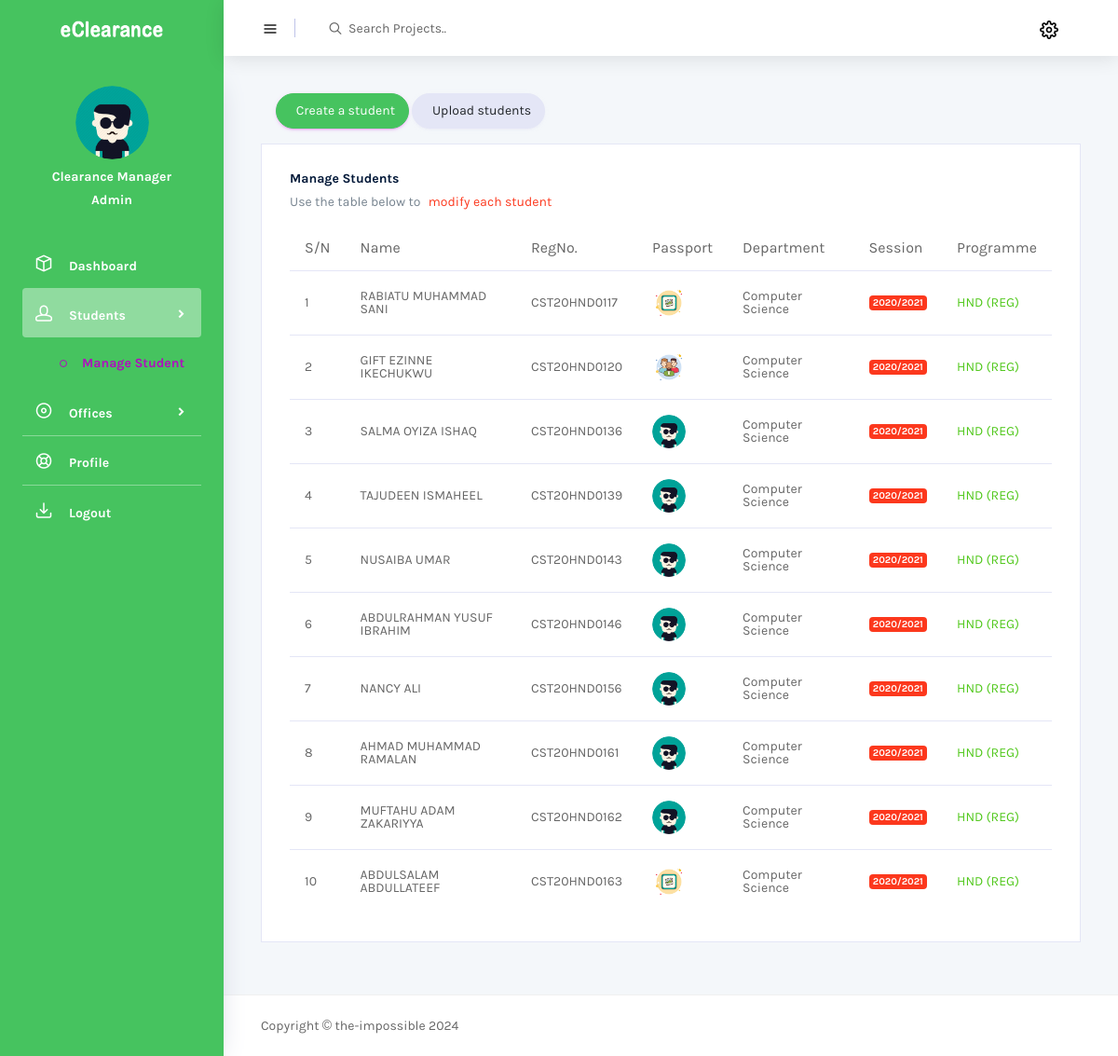
The app's page /manage_student (signed in), older data.
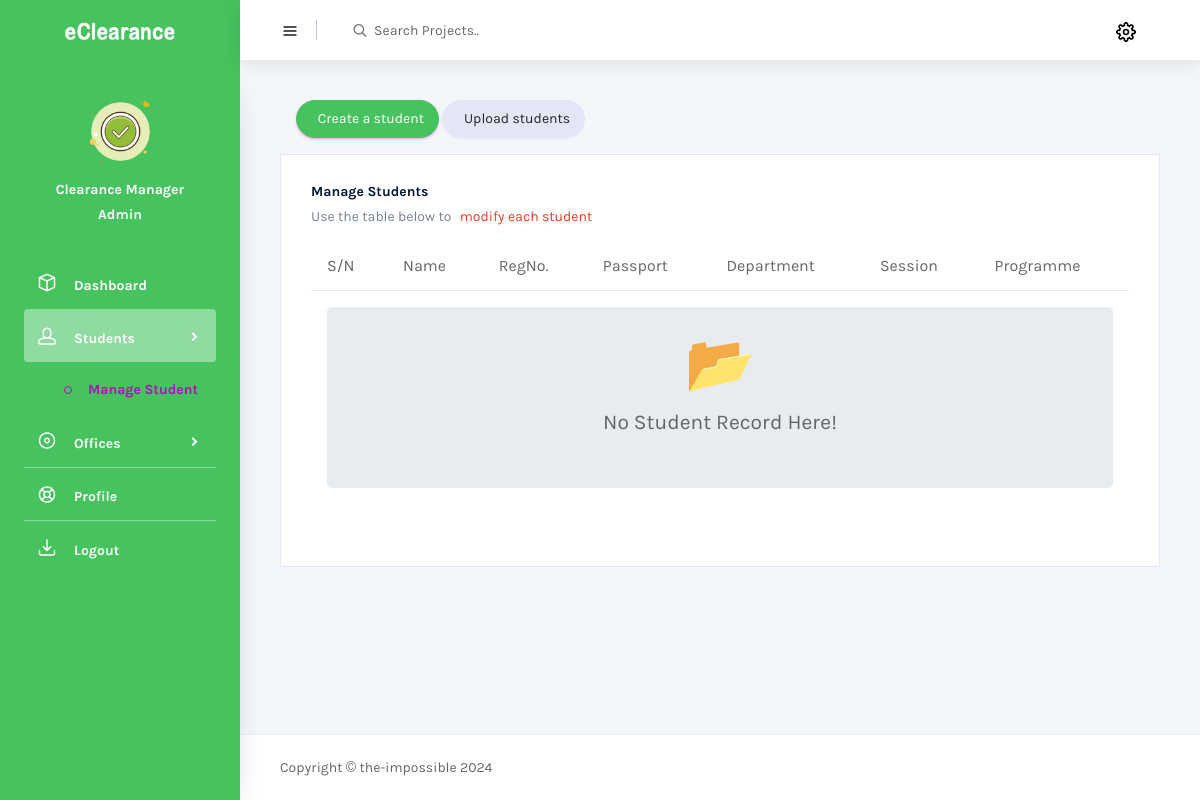
The same page, newer data.
### eClearanceAuth/models.py (models this page shows, shortened)
class User(AbstractBaseUser, PermissionsMixin):
    user_id = models.UUIDField(
        default=uuid.uuid4, primary_key=True, unique=True, editable=False)
    username = models.CharField(max_length=100, db_index=True,
                                unique=True, verbose_name='reg number', blank=True)
    passport = models.ImageField(
        default='img/user.png', upload_to='uploads/passport/', null=True)
    user_type = models.ForeignKey(
        to="UserType", on_delete=models.CASCADE, blank=True, null=True,)
    name = models.CharField(
        max_length=100, db_index=True, blank=True, null=True)
    date_joined = models.DateTimeField(
        verbose_name='date_joined', auto_now_add=True)
    last_login = models.DateTimeField(
        verbose_name='last_login', auto_now=True, null=True)
    is_active = models.BooleanField(default=True)
    is_staff = models.BooleanField(default=False)
    is_superuser = models.BooleanField(default=False)
    USERNAME_FIELD = 'username'
    REQUIRED_FIELDS = ['name',]
    objects = UserManager()
    class Meta:
        db_table = 'Users'
        verbose_name_plural = 'Users'

class StudentProfile(models.Model):
    stud_id = models.UUIDField(
        default=uuid.uuid4, primary_key=True, unique=True, editable=False)
    user = models.OneToOneField(
        to="User", on_delete=models.CASCADE, blank=True)
    department = models.ForeignKey(
        to="Department", on_delete=models.CASCADE, blank=True)
    session = models.ForeignKey(
        to="Session", on_delete=models.CASCADE, blank=True)
    programme = models.ForeignKey(
        to="Programme", on_delete=models.CASCADE, blank=True)
    date_joined = models.DateTimeField(
        verbose_name='date_joined', auto_now_add=True)
    class Meta:
        db_table = 'Student Profile'
        verbose_name_plural = 'Student Profile'

class Department(models.Model):
    dept_id = models.UUIDField(
        default=uuid.uuid4, primary_key=True, unique=True, editable=False)
    dept_title = models.CharField(max_length=30, unique=True)
    def __str__(self):
        return self.dept_title
    class Meta:
        db_table = 'Department'
        verbose_name_plural = 'Departments'

class Session(models.Model):
    session_title = models.CharField(max_length=9, unique=True)
    session_description = models.CharField(
        max_length=100, blank=True, null=True)
    def __str__(self):
        return self.session_title
    class Meta:
        db_table = 'Session'
        verbose_name_plural = 'Sessions'

class Programme(models.Model):
    programme_title = models.CharField(max_length=30, unique=True)
    programme_description = models.CharField(
        max_length=100, blank=True, null=True)
    def __str__(self):
        return self.programme_title
    class Meta:
        db_table = 'Programme'
        verbose_name_plural = 'Programmes'

class UserType(models.Model):
    user_type = models.CharField(max_length=100, unique=True)
    def __str__(self):
        return self.user_type
    class Meta:
        db_table = 'user type'
        verbose_name_plural = 'user type'

### eClearanceAuth/views.py (the view, shortened to what this page needs)
# urls.py: path('manage_student', ManageStudentView.as_view(), name="manage_student"),
class ManageStudentView(LoginRequiredMixin, ListView):
    template_name = "backend/admin/manage_student.html"
    model = StudentProfile
    form_class = CreateSingleStudentForm
    second_form_class = CreateMultipleStudentForm
    queryset = StudentProfile.objects.all().order_by('-date_joined')
    def get_context_data(self, **kwargs):
        context = super().get_context_data(**kwargs)
        context["form1"] = self.form_class
        context["form2"] = self.second_form_class
        return context

### Templates/backend/admin/manage_student.html (shortened to what this page needs)
{% extends 'base.html' %}
{% load static %}
{% load crispy_forms_tags %}
{% block head %}{% include 'partials/auth_head.html' %}{% endblock head %}
{% block body %}
  <div class="container-scroller">
    {% block nav %}{% include 'partials/auth_nav.html' %}{% endblock nav %}
    <div class="container-fluid page-body-wrapper">
      {% include 'partials/auth_sidebar.html' %}
      <div class="main-panel">
        <div class="content-wrapper">
          <div class="row">
            <div class="col.lg-12 grid-margin">
              <button type="button" class="btn rounded-pill btn-primary ml-4" data-toggle="modal"
              data-target="#single">
                &nbsp; Create a student
              </button>
              <button type="button" class="btn rounded-pill btn-secondary" data-toggle="modal"
              data-target="#multiple">
                &nbsp; Upload students
              </button>
            </div>
            <div class="col-lg-12 grid-margin stretch-card">
              <div class="card">
                <div class="card-body">
                  <h4 class="card-title">Manage Students</h4>
                  <p class="card-description">
                    Use the table below to  <code>modify each student</code>
                  </p>
                  <div class="table-responsive">
                    <table class="table table-hover">
                      <thead>
                        <tr>
                          <th>S/N</th>
                          <th>Name</th>
                          <th>RegNo.</th>
                          <th>Passport</th>
                          <th>Department</th>
                          <th>Session</th>
                          <th>Programme</th>
                        </tr>
                      </thead>
                      <tbody>
                        {% if object_list %}
                          {% for object in object_list %}
                            <tr>
                              <td>{{forloop.counter}}</td>
                              <td>{{object.user.name|upper}}</td>
                              <td>{{object.user.username}}</td>
                              <td>
                                <a href="{% url 'auth:update_student' object.user.pk %}"> <img src="{{object.user.passport.url}}" alt="passport"></a>
                              </td>
                              <td>{{object.department}}</td>
                              <td><label class="badge badge-danger">{{object.session}}</label></td>
                              <td class="text-success"> {{object.programme}} </td>
                            </tr>
                          {% endfor %}
                        {% else %}
                        <tr>
                          <td colspan="12">
                            <div class="jumbotron text-center p-5">
                              <p style="font-size: 4em;">📂</p> <br> <br>
                              <p style="font-size: 1.5em;">No Student Record Here!</p>
                            </div>
                          </td>
                        </tr>
                        {% endif %}
                      </tbody>
                    </table>
                  </div>
                </div>
              </div>
            </div>
          </div>
        </div>
        {% block footer %}{% include 'partials/auth_footer.html' %}{% endblock footer %}
      </div>
    </div>
  </div>
{% endblock body %}

### Templates/partials/auth_sidebar.html (shortened to what this page needs)
{% load static %}
<nav class="sidebar sidebar-offcanvas" id="sidebar">
    <div class="user-profile">
      <div class="user-image">
        <img src="{{ request.user.passport.url }}">
      </div>
      <div class="user-name">
          {{ request.user.name }}
      </div>
      <div class="user-designation">
          {{ request.user.user_type }}
      </div>
    </div>
    <ul class="nav">
      <li class="nav-item">
        <a class="nav-link" href="{% url 'auth:dashboard' %}">
          <i class="icon-box menu-icon"></i>
          <span class="menu-title">Dashboard</span>
        </a>
      </li>
      {% if request.user.user_type.user_type == "Admin" %}
      <li class="nav-item">
        <a class="nav-link" data-toggle="collapse" href="#ui-basic" aria-expanded="false" aria-controls="ui-basic">
          <i class="icon-head menu-icon"></i>
          <span class="menu-title">Students</span>
          <i class="menu-arrow"></i>
        </a>
        <div class="collapse" id="ui-basic">
          <ul class="nav flex-column sub-menu">
            <li class="nav-item"> <a class="nav-link" href="{% url 'auth:manage_student' %}">Manage Student</a></li>
          </ul>
        </div>
      </li>
      <li class="nav-item">
        <a class="nav-link" data-toggle="collapse" href="#ui-office" aria-expanded="false" aria-controls="ui-office">
          <i class="icon-disc menu-icon"></i>
          <span class="menu-title">Offices</span>
          <i class="menu-arrow"></i>
        </a>
      </li>
      {% endif %}
      <li class="nav-item">
        {% if request.user.user_type.user_type == "Student" %}
        <a class="nav-link"
        href="{% url 'auth:update_student_profile' request.user.pk %}">
        <i class="icon-help menu-icon"></i>
        <span class="menu-title">Profile</span>
      </a>
      {% elif request.user.user_type.user_type == "Office" %}
      <a class="nav-link"
        href="{% url 'auth:update_student_profile' request.user.pk %}">
        <i class="icon-help menu-icon"></i>
        <span class="menu-title">Profile</span>
      </a>
      {% elif request.user.user_type.user_type == "Admin" %}
      <a class="nav-link"
        href="{% url 'auth:update_student_profile' request.user.pk %}">
        <i class="icon-help menu-icon"></i>
        <span class="menu-title">Profile</span>
      </a>
      {% endif %}
      </li>
      <li class="nav-item">
        <a class="nav-link" data-toggle="modal" data-target="#basicModal" style="cursor: pointer;">
          <i class="icon-inbox menu-icon"></i>
          <span class="menu-title">Logout</span>
        </a>
      </li>
    </ul>
  </nav>

Row changes from the older to the newer data that the page shows:
removed StudentProfile: user.name "RABIATU MUHAMMAD SANI", user.username "CST20HND0117", user.passport (placeholder picture), department "Computer Science", session "2020/2021", programme "HND (REG)"
removed StudentProfile: user.name "GIFT EZINNE IKECHUKWU", user.username "CST20HND0120", user.passport (picture), department "Computer Science", session "2020/2021", programme "HND (REG)"
removed StudentProfile: user.name "SALMA OYIZA ISHAQ", user.username "CST20HND0136", user.passport (placeholder picture), department "Computer Science", session "2020/2021", programme "HND (REG)"
removed StudentProfile: user.name "TAJUDEEN ISMAHEEL", user.username "CST20HND0139", user.passport (placeholder picture), department "Computer Science", session "2020/2021", programme "HND (REG)"
removed StudentProfile: user.name "NUSAIBA UMAR", user.username "CST20HND0143", user.passport (placeholder picture), department "Computer Science", session "2020/2021", programme "HND (REG)"
removed StudentProfile: user.name "ABDULRAHMAN YUSUF IBRAHIM", user.username "CST20HND0146", user.passport (placeholder picture), department "Computer Science", session "2020/2021", programme "HND (REG)"
removed StudentProfile: user.name "NANCY ALI", user.username "CST20HND0156", user.passport (placeholder picture), department "Computer Science", session "2020/2021", programme "HND (REG)"
removed StudentProfile: user.name "AHMAD MUHAMMAD RAMALAN", user.username "CST20HND0161", user.passport (placeholder picture), department "Computer Science", session "2020/2021", programme "HND (REG)"
removed StudentProfile: user.name "MUFTAHU ADAM ZAKARIYYA", user.username "CST20HND0162", user.passport (placeholder picture), department "Computer Science", session "2020/2021", programme "HND (REG)"
removed StudentProfile: user.name "ABDULSALAM ABDULLATEEF", user.username "CST20HND0163", user.passport (placeholder picture), department "Computer Science", session "2020/2021", programme "HND (REG)"
changed User "Clearance Manager": user.passport: picture added in place of a placeholder
Text that changed along with them:
text now shown: "📂 No Student Record Here!"
